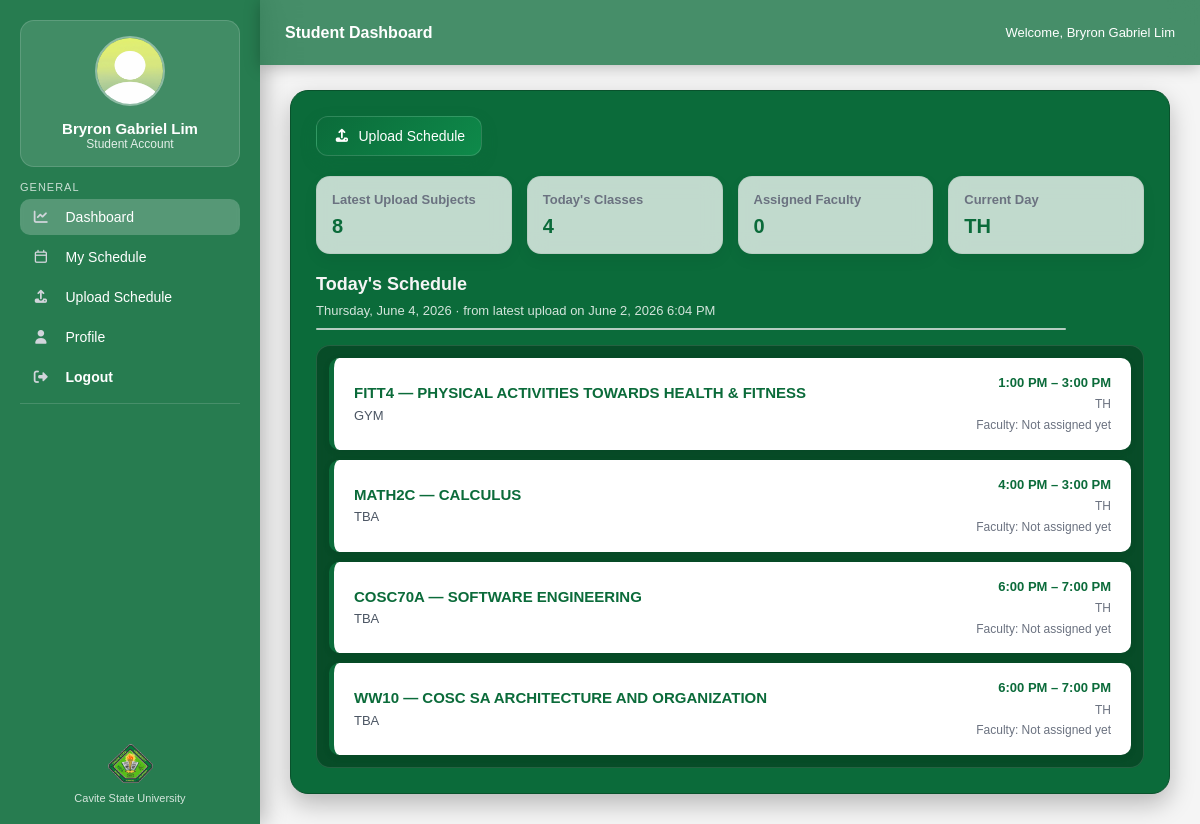
Before: /php/studentdashboard.php (signed in) with the older database file.
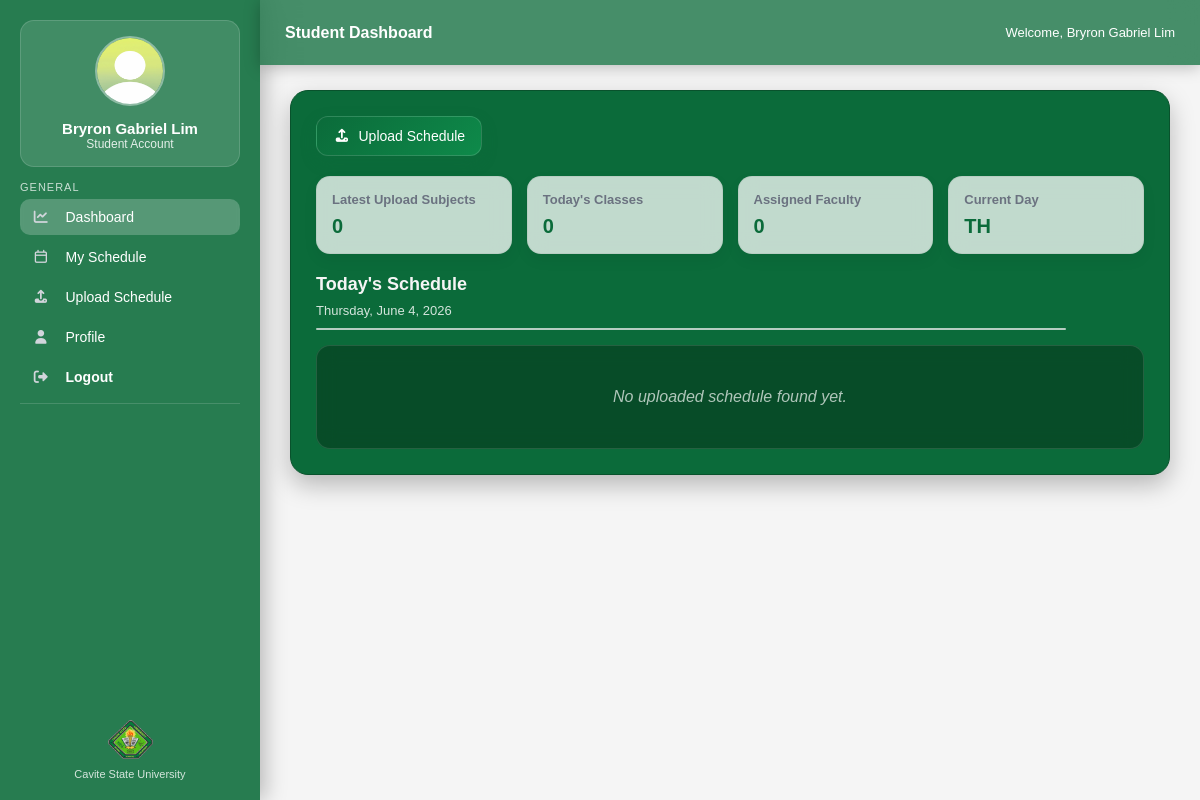
After: the same page with the newer database file.
### tables this page shows
CREATE TABLE `schedule_uploads` (
  `upload_id` int(11) NOT NULL,
  `user_id` int(11) NOT NULL,
  `role` enum('student','faculty') NOT NULL,
  `original_filename` varchar(255) DEFAULT NULL,
  `stored_file_path` varchar(255) DEFAULT NULL,
  `semester` enum('1st Semester','2nd Semester') NOT NULL DEFAULT '1st Semester',
  `school_year` varchar(9) NOT NULL DEFAULT '2025-2026',
  `uploaded_at` datetime NOT NULL DEFAULT current_timestamp()
);

CREATE TABLE `student_schedules` (
  `student_schedule_id` int(11) NOT NULL,
  `student_id` int(11) NOT NULL,
  `upload_id` int(11) DEFAULT NULL,
  `schedule_code` varchar(50) NOT NULL,
  `course_code` varchar(50) NOT NULL,
  `course_description` varchar(255) NOT NULL,
  `prof_name` varchar(255) DEFAULT NULL,
  `time_start` time NOT NULL,
  `time_end` time NOT NULL,
  `day` varchar(50) NOT NULL,
  `room` varchar(50) DEFAULT NULL,
  `semester` enum('1st Semester','2nd Semester') NOT NULL DEFAULT '1st Semester',
  `school_year` varchar(9) NOT NULL DEFAULT '2025-2026',
  `status` enum('active','archived') NOT NULL DEFAULT 'active'
);

### php/studentdashboard.php (the view, shortened to what the changed rows need)
<?php
include '../includes/db.php';
$user_id = (int) $_SESSION['user_id'];
$stmt = $conn->prepare("
    SELECT
        users.*,
        students.student_id,
        students.student_number,
        students.program
    FROM users
    LEFT JOIN students ON users.user_id = students.user_id
    WHERE users.user_id = ?
");
$stmt->bind_param("i", $user_id);
$stmt->execute();
$user = $stmt->get_result()->fetch_assoc();
function day_matches_today(string $stored_day, string $today_code): bool {
    $normalized = strtoupper(trim($stored_day));
    $normalized = str_replace(['THU', 'THURS', 'THURSDAY'], 'TH', $normalized);
    $normalized = str_replace(['MONDAY', 'MON'], 'M', $normalized);
    $normalized = str_replace(['TUESDAY', 'TUE', 'TUES'], 'T', $normalized);
    $normalized = str_replace(['WEDNESDAY', 'WED'], 'W', $normalized);
    $normalized = str_replace(['FRIDAY', 'FRI'], 'F', $normalized);
    $normalized = str_replace(['SATURDAY', 'SAT'], 'S', $normalized);
    $normalized = str_replace(['SUNDAY', 'SUN'], 'SU', $normalized);
    preg_match_all('/TH|SU|M|T|W|F|S/', $normalized, $matches);
    return in_array($today_code, $matches[0] ?? [], true);
}
$day_map = [
    1 => 'M',
    2 => 'T',
    3 => 'W',
    4 => 'TH',
    5 => 'F',
    6 => 'S',
    7 => 'SU',
];
$today_code = $day_map[(int) date('N')];
$today_label = date('l, F j, Y');
$latest_schedule_rows = [];
$today_schedule_rows = [];
$latest_stmt = $conn->prepare("
    SELECT upload_id, original_filename, uploaded_at
    FROM schedule_uploads
    WHERE user_id = ? AND role = 'student'
    ORDER BY uploaded_at DESC, upload_id DESC
    LIMIT 1
");
$latest_stmt->bind_param("i", $user_id);
$latest_stmt->execute();
$latest_upload = $latest_stmt->get_result()->fetch_assoc();
if (!empty($user['student_id']) && $latest_upload) {
    $scheduleQuery = "
        SELECT
            ss.*,
            ms.match_status,
            faculty_users.fullname AS assigned_faculty_name
        FROM student_schedules ss
        LEFT JOIN matched_schedules ms ON ss.student_schedule_id = ms.student_schedule_id
        LEFT JOIN faculty_schedules fs ON ms.professor_schedule_id = fs.professor_schedule_id
        LEFT JOIN faculties faculty_profiles ON fs.faculty_id = faculty_profiles.faculty_id
        LEFT JOIN users faculty_users ON faculty_profiles.user_id = faculty_users.user_id
        WHERE ss.student_id = ? AND ss.upload_id = ?
        ORDER BY ss.time_start ASC, ss.course_code ASC
    ";
    $stmt2 = $conn->prepare($scheduleQuery);
    $upload_id = (int) $latest_upload['upload_id'];
    $stmt2->bind_param("ii", $user['student_id'], $upload_id);
    $stmt2->execute();
    $scheduleResult = $stmt2->get_result();
    while ($row = $scheduleResult->fetch_assoc()) {
        $latest_schedule_rows[] = $row;
        if (day_matches_today($row['day'] ?? '', $today_code)) {
            $today_schedule_rows[] = $row;
        }
    }
}
$total_latest_subjects = count(array_unique(array_map(function ($row) {
    return ($row['schedule_code'] ?? '') . '|' . ($row['course_code'] ?? '');
}, $latest_schedule_rows)));
$today_subject_count = count($today_schedule_rows);
?>
<!DOCTYPE html>
<html lang="en">
<head>
    <link rel="stylesheet" href="../css/studentDashBoard.css">
    <link rel="stylesheet" href="../css/uploadSchedule.css">
    <link rel="stylesheet" href="../fonts/css/all.min.css">
</head>
<body>
<div class="header">
    <h2>Student Dashboard</h2>
</div>
<div class="main">
    <div class="dashboard-container">
        <div class="stats">
            <div class="stat-card">
                <h4>Latest Upload Subjects</h4>
                <p><?php echo $total_latest_subjects; ?></p>
            </div>
            <div class="stat-card">
                <h4>Today's Classes</h4>
                <p><?php echo $today_subject_count; ?></p>
            </div>
        </div>
        <div class="section-title-main">
            <h3>Today's Schedule</h3>
            <p class="schedule-context">
                <?php echo htmlspecialchars($today_label); ?>
                <?php if ($latest_upload): ?>
                    &middot; from latest upload on <?php echo date("F j, Y g:i A", strtotime($latest_upload['uploaded_at'])); ?>
                <?php endif; ?>
            </p>
            <div class="line"></div>
        </div>
        <div class="card-container">
            <?php if (!empty($today_schedule_rows)): ?>
                <?php foreach ($today_schedule_rows as $row): ?>
                    <div class="card">
                        <div class="card-info-main">
                            <h4>
                                <?php echo htmlspecialchars($row['course_code']); ?> —
                                <?php echo htmlspecialchars($row['course_description']); ?>
                            </h4>
                            <p><?php echo htmlspecialchars($row['room']); ?></p>
                        </div>
                        <div class="card-info-meta">
                            <p class="card-time">
                                <?php echo date("g:i A", strtotime($row['time_start'])); ?> –
                                <?php echo date("g:i A", strtotime($row['time_end'])); ?>
                            </p>
                            <p><?php echo htmlspecialchars($row['day']); ?></p>
                            <p>
                                Faculty:
                                <?php if (($row['match_status'] ?? '') === 'matched' && !empty($row['assigned_faculty_name'])): ?>
                                    <?php echo htmlspecialchars($row['assigned_faculty_name']); ?>
                                <?php elseif (($row['match_status'] ?? '') === 'conflict'): ?>
                                    Multiple possible matches
                                <?php else: ?>
                                    Not assigned yet
                                <?php endif; ?>
                            </p>
                        </div>
                    </div>
                <?php endforeach; ?>
            <?php else: ?>
                <?php if ($latest_upload): ?>
                    <p class="empty-state">No classes scheduled for today in your latest upload.</p>
                <?php else: ?>
                    <p class="empty-state">No uploaded schedule found yet.</p>
                <?php endif; ?>
            <?php endif; ?>
        </div>
    </div>
</div>
</body>
</html>

Changed rows visible on the page:
removed schedule_uploads: uploaded_at "June 2, 2026 6:04 PM"
no longer on this page (row unchanged): student_schedules: course_code "FITT4", course_description "PHYSICAL ACTIVITIES TOWARDS HEALTH & FITNESS", room "GYM", time_start "1:00 PM", time_end "3:00 PM", day "TH"
no longer on this page (row unchanged): student_schedules: course_code "MATH2C", course_description "CALCULUS", room "TBA", time_start "4:00 PM", time_end "3:00 PM", day "TH"
no longer on this page (row unchanged): student_schedules: course_code "COSC70A", course_description "SOFTWARE ENGINEERING", room "TBA", time_start "6:00 PM", time_end "7:00 PM", day "TH"
no longer on this page (row unchanged): student_schedules: course_code "WW10", course_description "COSC SA ARCHITECTURE AND ORGANIZATION", room "TBA", time_start "6:00 PM", time_end "7:00 PM", day "TH"
Other visible differences:
$total_latest_subjects: "8" → "0"
$today_subject_count: "4" → "0"
text no longer shown: "· from latest upload on"
text now shown: "No uploaded schedule found yet."
